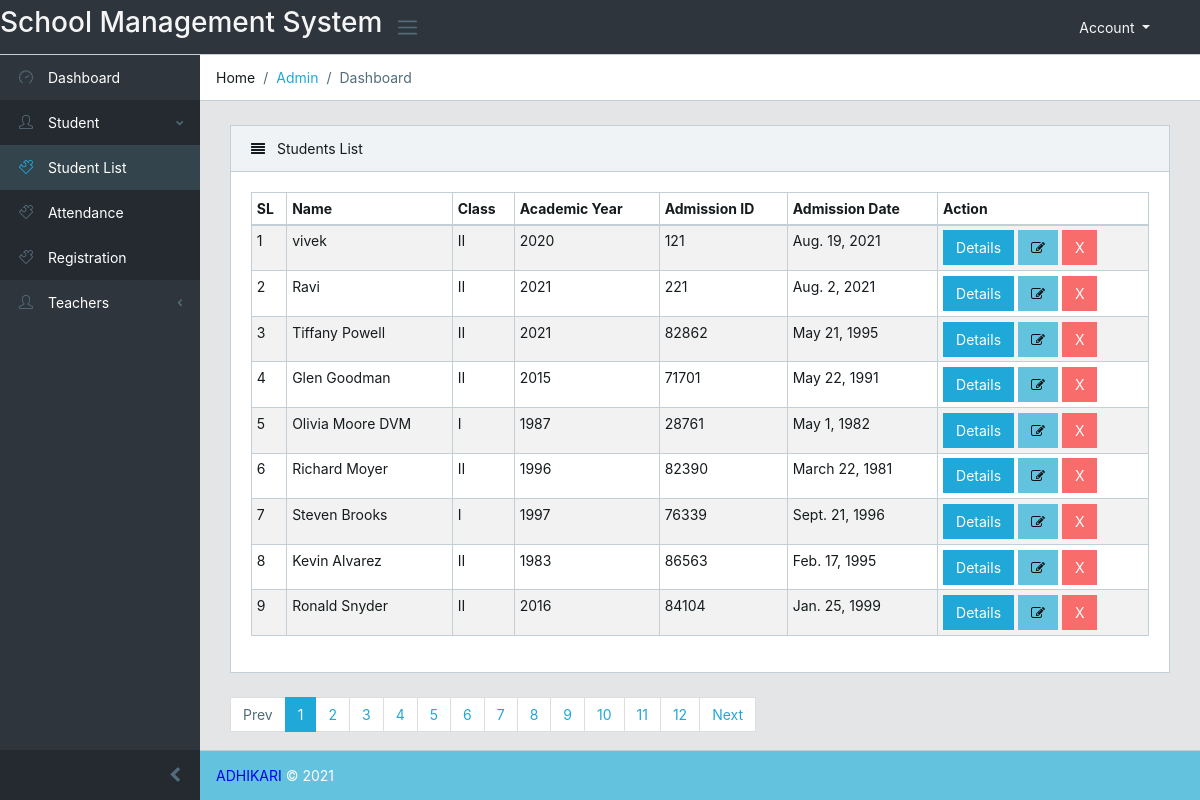
The page /students/allstudents/ on the database its author committed.
### students/models.py (models this page shows, shortened)
class StudentInfo(models.Model):
    academic_year = models.CharField(max_length=100)
    admission_date = models.DateField()
    admission_id = models.CharField(max_length=50, unique=True)
    name = models.CharField(max_length=100)
    age = models.IntegerField()
    gender_choice = (
        ("male", "Male"),
        ("Female", "Female"),
    )
    gender = models.CharField(choices=gender_choice, max_length=10)
    class_type = models.ForeignKey(StudentClassInfo, on_delete=models.CASCADE)
    section_type = models.ForeignKey(StudentSectionInfo, on_delete=models.CASCADE)
    shift_type = models.ForeignKey(StudentShiftInfo, on_delete=models.CASCADE)
    student_img = models.ImageField(upload_to='photos/%Y/%m/%d/')
    fathers_name = models.CharField(max_length=100)
    fathers_img = models.ImageField(upload_to='photos/%Y/%m/%d/')
    fathers_id = models.IntegerField(unique=True)
    fathers_number = models.IntegerField(unique=True)
    mothers_name = models.CharField(max_length=100)
    mothers_img = models.ImageField(upload_to='photos/%Y/%m/%d/')
    mothers_id = models.IntegerField(unique=True)
    mothers_number = models.IntegerField()
    class Meta:
        unique_together = ["admission_id", "class_type"]

class StudentClassInfo(models.Model):
    class_name = models.CharField(max_length=20)
    class_short_form = models.CharField(max_length=10)
    def __str__(self):
        return self.class_name

### students/views.py (the view)
# urls.py: path('allstudents/', views.student_list, name='student_list'),
def student_list(request):
    students = StudentInfo.objects.all().order_by('id')
    paginator = Paginator(students, 9)
    page = request.GET.get('page')
    paged_students = paginator.get_page(page)
    context = {
        "students": paged_students
    }
    print(context)
    return render(request, "students/student_list.html", context)

### templates/students/student_list.html (shortened to what this page needs)
{% extends 'base/base.html' %}
{% load static %}
{% block content %}
<div class="row">
    <div class="col-lg-12">
        <div class="card">
            <div class="card-header">
                <i class="fa fa-align-justify"></i> Students List</div>
            <div class="card-body">
                <table class="table table-responsive-sm table-bordered table-striped table-sm">
                    <thead>
                        <tr>
                            <th>SL</th>
                            <th>Name</th>
                            <th>Class</th>
                            <th>Academic Year</th>
                            <th>Admission ID</th>
                            <th>Admission Date</th>
                            <th>Action</th>
                        </tr>
                    </thead>
                    <tbody>
                        {% for student in students %}
                            <tr>
                                <td>{{ student.id }}</td>
                                <td>{{ student.name }}</td>
                                <td>{{ student.class_type }}</td>
                                <td>{{ student.academic_year }}</td>
                                <td>{{ student.admission_id }}</td>
                                <td>{{ student.admission_date }}</td>
                                <td>
                                    <a href="{% url 'single_student' student.id %}">
                                        <button type="button" class="btn btn-primary">Details</button>
                                    </a>
                                    <a href="{% url 'edit_student' student.id %}">
                                        <button type="button" class="btn btn-info"><i class="fa fa-edit"></i></button>
                                    </a>
                                    <a href="{% url 'delete_student' student.id %}">
                                        <button type="button" class="btn btn-danger">X</button>
                                    </a>
                                </td>
                            </tr>
                        {% endfor %}
                    </tbody>
                </table>
            </div>
        </div>
    </div>
</div>
<div class="row">
    <div class="col-md-12">
        {% if students.has_other_pages %}
            <ul class="pagination">
                {% if students.has_previous %}
                    <li class="page-item">
                        <a href="?page={{students.previous_page_number}}" class="page-link">Prev</a>
                    </li>
                {% else %}
                    <li class="page-item disabled">
                        <a class="page-link">Prev</a>
                    </li>
                {% endif %}
                {% for i in students.paginator.page_range %}
                    {% if students.number == i %}
                        <li class="page-item active">
                            <a class="page-link">{{ i }}</a>
                        </li>
                    {% else %}
                        <li class="page-item">
                            <a href="?page={{ i }}" class="page-link">{{ i }}</a>
                        </li>
                    {% endif %}
                {% endfor %}
                {% if students.has_next %}
                    <li class="page-item">
                        <a href="?page={{students.next_page_number}}" class="page-link">Next</a>
                    </li>
                {% else %}
                    <li class="page-item disabled">
                        <a class="page-link">Next</a>
                    </li>
                {% endif %}
            </ul>
        {% endif %}
    </div>
</div>
{% endblock %}

### rows shown on the page
StudentInfo: id "1", name "vivek", class_type "II", academic_year "2020", admission_id "121", admission_date "Aug. 19, 2021"
StudentInfo: id "2", name "Ravi", class_type "II", academic_year "2021", admission_id "221", admission_date "Aug. 2, 2021"
StudentInfo: id "3", name "Tiffany Powell", class_type "II", academic_year "2021", admission_id "82862", admission_date "May 21, 1995"
StudentInfo: id "4", name "Glen Goodman", class_type "II", academic_year "2015", admission_id "71701", admission_date "May 22, 1991"
StudentInfo: id "5", name "Olivia Moore DVM", class_type "I", academic_year "1987", admission_id "28761", admission_date "May 1, 1982"
StudentInfo: id "6", name "Richard Moyer", class_type "II", academic_year "1996", admission_id "82390", admission_date "March 22, 1981"
StudentInfo: id "7", name "Steven Brooks", class_type "I", academic_year "1997", admission_id "76339", admission_date "Sept. 21, 1996"
StudentInfo: id "8", name "Kevin Alvarez", class_type "II", academic_year "1983", admission_id "86563", admission_date "Feb. 17, 1995"
StudentInfo: id "9", name "Ronald Snyder", class_type "II", academic_year "2016", admission_id "84104", admission_date "Jan. 25, 1999"

### other values the page prints
{{ i }} "1"
{{ i }} "2" "3" "4" "5" "6" "7" "8" "9" "10" "11" "12"
